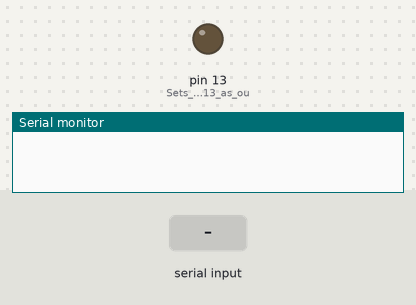
Recording of a sketch running on a simulated Arduino Uno, built with avr-gcc and run on an emulated ATmega328P. Parts: output pins drawn as LEDs (lit = HIGH), the last lines printed to the serial monitor. Inputs (shaded band) come from the test bench.

Above: at 1.2 s.
1.3 s: byte 1 (1) received over Serial
At 2.6 s:
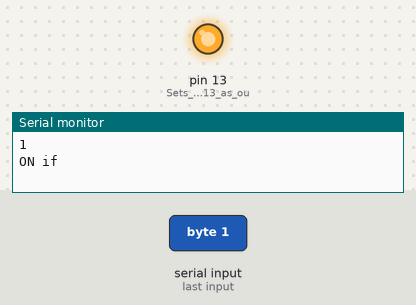
Timing chart, 0 to 4.3 s (numbered marks = the images above; inputs shaded):
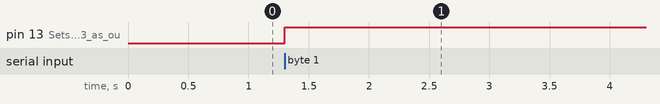

Measured:
- after the input at 1.3 s, pin 13 (Sets_digital_pin_13_as_ou): LOW → HIGH at once

The sketch:

BluetoothArduino.ino
```cpp
/*
* Bluetooh Basic: LED ON OFF - Avishkar
* Coder - Mayoogh Girish
* Website - http://bit.do/Avishkar
* Download the App : https://github.com/Mayoogh/Arduino-Bluetooth-Basic
* This program lets you to control a LED on pin 13 of arduino using a bluetooth module
*/
int data = 0;            //Variable for storing received data
void setup()
{
    Serial.begin(9600);   //Sets the baud for serial data transmission
    pinMode(13, OUTPUT);  //Sets digital pin 13 as output pin
}
void loop()
{
   if(Serial.available() > 0)      // Send data only when you receive data:
   {
      data = Serial.read();        //Read the incoming data & store into data
      Serial.println(data);          //Print Value inside data in Serial monitor

      if(data == 1){              // Checks whether value of data is equal to 1
         digitalWrite(13, HIGH);
         Serial.println("ON if"); //If value is 1 then LED turns ON
      }
      if(data == 0)         //  Checks whether value of data is equal to 0
         digitalWrite(13, LOW);    //If value is 0 then LED turns OFF
   }
}
```
